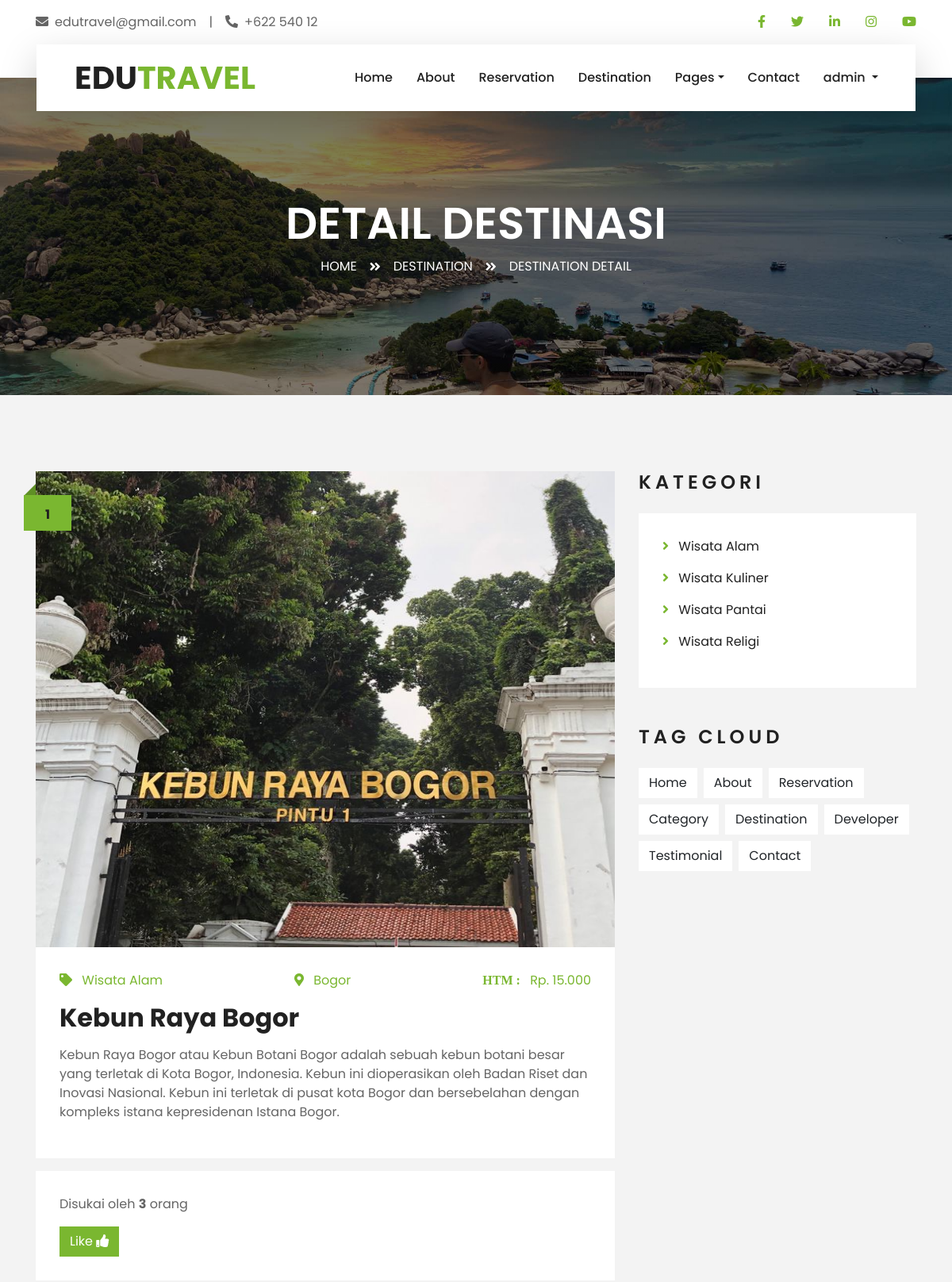
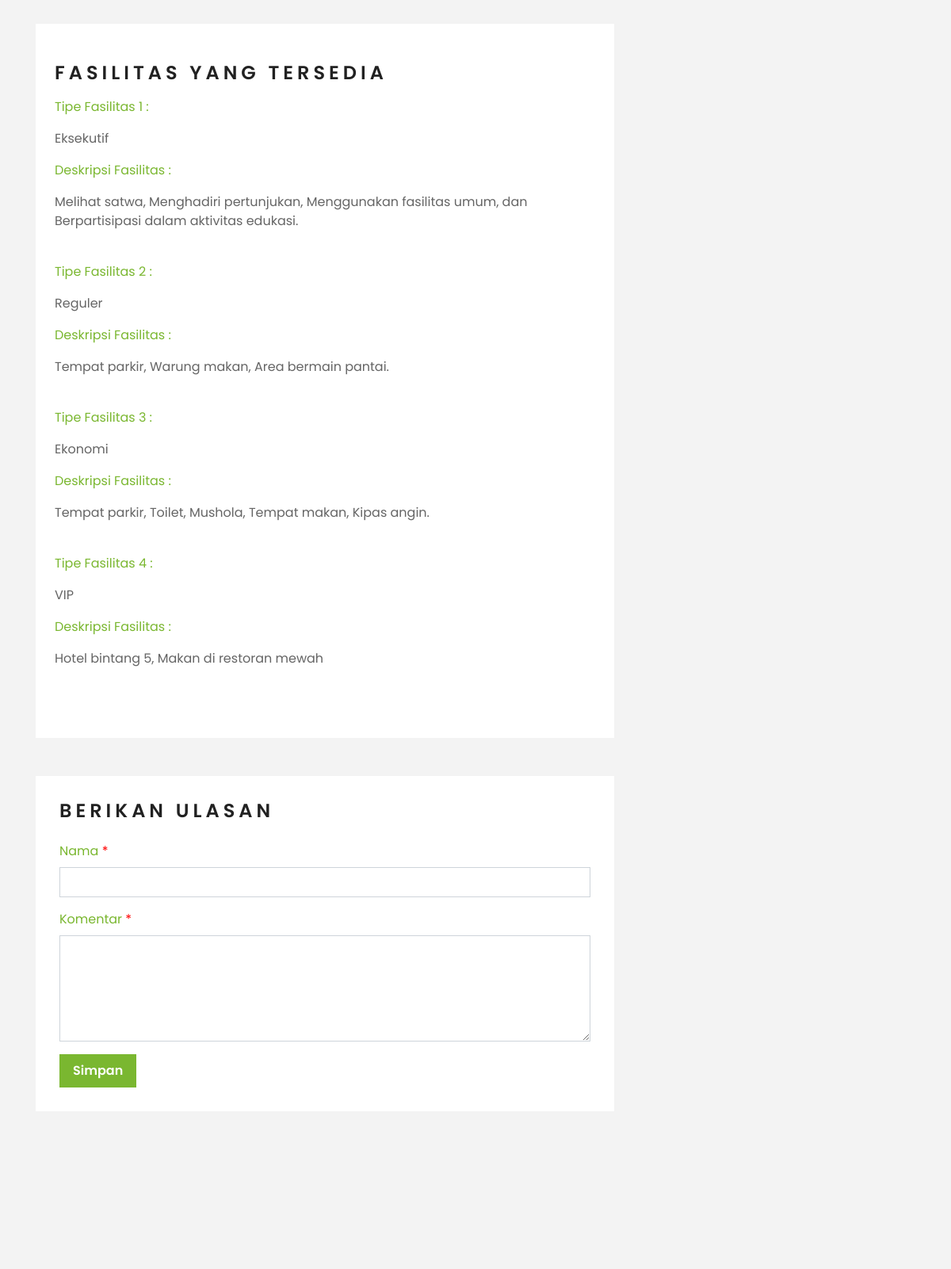
The app's page /travelling/main_page/detail_destination.php?id_destinasi=1 (signed in, upper part) with its own data (2 pictures, top to bottom).
### tables this page shows
CREATE TABLE `destinasi` (
  `id_destinasi` int(11) NOT NULL,
  `nama_destinasi` varchar(100) NOT NULL,
  `gambar` text NOT NULL,
  `lokasi` varchar(250) NOT NULL,
  `harga` decimal(10,2) NOT NULL,
  `deskripsi` varchar(500) NOT NULL,
  `id_kategori` int(11) NOT NULL
);

CREATE TABLE `kategori` (
  `id_kategori` int(11) NOT NULL,
  `nama_kategori` varchar(100) NOT NULL,
  `gambar_kategori` text NOT NULL
);

CREATE TABLE `fasilitas` (
  `id_fasilitas` int(11) NOT NULL,
  `tipe` varchar(25) NOT NULL,
  `keterangan` varchar(500) NOT NULL
);

### travelling/main_page/detail_destination.php (the view, shortened to what this page needs)
<?php
if (isset($_SESSION['username'])) {
    $loggedInUsername = $_SESSION['username'];
} else {
    header("Location: login.php");
    exit();
}
?>
<!DOCTYPE html>
<html lang="en">
<head>
    <link href="https://cdnjs.cloudflare.com/ajax/libs/font-awesome/5.10.0/css/all.min.css" rel="stylesheet">
    <link href="lib/owlcarousel/assets/owl.carousel.min.css" rel="stylesheet">
    <link href="lib/tempusdominus/css/tempusdominus-bootstrap-4.min.css" rel="stylesheet" />
    <link href="css/style.css" rel="stylesheet">
</head>
<body>
    <div class="container-fluid bg-light pt-3 d-none d-lg-block">
        <div class="container">
            <div class="row">
                <div class="col-lg-6 text-center text-lg-left mb-2 mb-lg-0">
                    <div class="d-inline-flex align-items-center">
                        <p><i class="fa fa-envelope mr-2"></i>edutravel@gmail.com</p>
                        <p class="text-body px-3">|</p>
                        <p><i class="fa fa-phone-alt mr-2"></i>+622 540 12</p>
                    </div>
                </div>
                <div class="col-lg-6 text-center text-lg-right">
                    <div class="d-inline-flex align-items-center">
                        <a class="text-primary px-3" href="https://www.facebook.com">
                            <i class="fab fa-facebook-f"></i>
                        </a>
                        <a class="text-primary px-3" href="https://www.twitter.com">
                            <i class="fab fa-twitter"></i>
                        </a>
                        <a class="text-primary px-3" href="https://www.linkedin.com">
                            <i class="fab fa-linkedin-in"></i>
                        </a>
                        <a class="text-primary px-3" href="https://www.instagram.com">
                            <i class="fab fa-instagram"></i>
                        </a>
                        <a class="text-primary pl-3" href="https://www.youtube.com">
                            <i class="fab fa-youtube"></i>
                        </a>
                    </div>
                </div>
            </div>
        </div>
    </div>
    <div class="container-fluid position-relative nav-bar p-0">
        <div class="container-lg position-relative p-0 px-lg-3" style="z-index: 9;">
            <nav class="navbar navbar-expand-lg bg-light navbar-light shadow-lg py-3 py-lg-0 pl-3 pl-lg-5">
                <a href="" class="navbar-brand">
                    <h1 class="m-0 text-primary"><span class="text-dark">EDU</span>TRAVEL</h1>
                </a>
                <div class="collapse navbar-collapse justify-content-between px-3" id="navbarCollapse">
                    <div class="navbar-nav ml-auto py-0">
                        <a href="index.php" class="nav-item nav-link">Home</a>
                        <a href="about.php" class="nav-item nav-link">About</a>
                        <a href="reservation.php" class="nav-item nav-link">Reservation</a>
                        <a href="destination.php" class="nav-item nav-link">Destination</a>
                        <div class="nav-item dropdown">
                            <a href="#" class="nav-link dropdown-toggle" data-toggle="dropdown">Pages</a>
                        </div>
                        <a href="contact.php" class="nav-item nav-link">Contact</a>
                        <?php
                        if (isset($loggedInUsername)) {
                            ?>
                            <div class="nav-item dropdown">
                                <a href="#" class="nav-link dropdown-toggle" data-toggle="dropdown">
                                    <?php echo $loggedInUsername; ?>
                                </a>
                            </div>
                            <?php
                        }
                        ?>
                    </div>
                </div>
            </nav>
        </div>
    </div>
    <div class="container-fluid page-header">
        <div class="container">
            <div class="d-flex flex-column align-items-center justify-content-center" style="min-height: 400px">
                <h3 class="display-4 text-white text-uppercase">Detail Destinasi</h3>
                <div class="d-inline-flex text-white">
                    <p class="m-0 text-uppercase"><a class="text-white" href="index.php">Home</a></p>
                    <i class="fa fa-angle-double-right pt-1 px-3"></i>
                    <p class="m-0 text-uppercase"><a class="text-white" href="destination.php">Destination</a></p>
                    <i class="fa fa-angle-double-right pt-1 px-3"></i>
                    <p class="m-0 text-uppercase">Destination Detail</p>
                </div>
            </div>
        </div>
    </div>
    <div class="container-fluid py-5">
        <div class="container py-5">
            <div class="row">
                <?php
                include '../koneksi.php';
                $id_terima = $_GET['id_destinasi'];
                $destinasi = mysqli_query($koneksi, "SELECT * FROM `destinasi` as d JOIN `kategori` as k ON d.id_kategori=k.id_kategori where d.id_destinasi=$id_terima;");
                if (mysqli_num_rows($destinasi) > 0) {
                    while ($d = mysqli_fetch_array($destinasi)) {
                        $gambar = $d["gambar"];
                        $id_destinasi = $d["id_destinasi"];
                        $nama_kategori = $d["id_kategori"];
                        $nama_kategori = $d["nama_kategori"];
                        $lokasi = $d["lokasi"];
                        $harga = $d["harga"];
                        $nama_destinasi = $d["nama_destinasi"];
                        $deskripsi = $d["deskripsi"];
                    }
                }
                ?>
                <div class="col-lg-8">
                    <div class="pb-3">
                        <div class="blog-item">
                            <div class="position-relative">
                                <img class="img-fluid w-100" src="<?php echo $gambar ?>" style="height:600px">
                                <div class="blog-date">
                                    <h6 class="font-weight-bold mb-n1">
                                        <?php echo $id_destinasi ?>
                                    </h6>
                                </div>
                            </div>
                        </div>
                        <div class="bg-white mb-3" style="padding: 30px;">
                            <div class="d-flex justify-content-between mb-3">
                                <div class="text-primary text-decoration-none"><i
                                        class="fas fa-tag text-primary mr-2"></i>
                                    <?php echo $nama_kategori ?>
                                </div>
                                <div class="text-primary  text-decoration-none"><i
                                        class="fa fa-map-marker-alt text-primary mr-2"></i>
                                    <?php echo $lokasi ?>
                                </div>
                                <div class="text-primary text-decoration-none"><i class="fas text-primary mr-2">HTM :
                                    </i>
                                    <?php echo "Rp. " . number_format($harga, 0, ',', '.') ?>
                                </div>
                            </div>
                            <h2 class="mb-3">
                                <?php echo $nama_destinasi ?>
                            </h2>
                            <p>
                                <?php echo $deskripsi ?>
                            </p>
                        </div>
                        <div class="bg-white mb-3" style="padding: 30px;">
                            <form id="likeForm" action="proses_like_destinasi.php" method="post">
                                <?php
                                $query = mysqli_query($koneksi, "SELECT COUNT(id_like) as jumlah FROM `customer_like` where id_destinasi=$id_destinasi;");
                                $data = mysqli_fetch_array($query); ?>
                                <p> Disukai oleh
                                    <b><?php echo $data["jumlah"] ?></b>
                                     orang
                                </p>
                                <button type="submit" class="btn btn-primary">Like <i
                                        class="fas fa-thumbs-up"></i></button>
                            </form>
                        </div>
                    </div>
                    <div class="d-flex flex-column bg-white mb-5 py-5 px-4">
                        <h4 class="text-uppercase mb-3" style="letter-spacing: 5px;">Fasilitas Yang Tersedia</h4>
                        <div class="bg-white">
                            <?php
                            include '../koneksi.php';
                            $no = 1;
                            $query = mysqli_query($koneksi, "SELECT * FROM `fasilitas` where id_fasilitas=id_fasilitas;");
                            ?>
                            <?php
                            if (mysqli_num_rows($query) > 0) {
                                while ($data = mysqli_fetch_array($query)) {
                                    ?>
                                    <p class="text-primary">Tipe Fasilitas
                                        <?php echo $no ?> :
                                    </p>
                                    <p>
                                        <?php echo $data["tipe"] ?>
                                    </p>
                                    <p class="text-primary">Deskripsi Fasilitas :</p>
                                    <p>
                                        <?php echo $data["keterangan"] ?>
                                    </p> <br>
                                    <?php $no++;
                                } ?>
                            <?php } ?>
                        </div>
                    </div>
                    <div class="bg-white mb-3" style="padding: 30px;">
                        <h4 class="text-uppercase mb-4" style="letter-spacing: 5px;">Berikan Ulasan</h4>
                        <form action="proses_tambah_ulasan.php" method="post" onsubmit="return validateForm()">
                            <div class="form-group">
                                <label for="nama" class="text-primary">Nama <span style="color:red">*</span></label>
                                <input type="text" class="form-control" name="nama" id="nama">
                            </div>
                            <div class="form-group">
                                <label for="pesan" class="text-primary">Komentar <span
                                        style="color:red">*</span></label>
                                <textarea id="pesan" cols="30" rows="5" name="pesan" class="form-control"></textarea>
                            </div>
                            <div class="form-group mb-0">
                                <input type="submit" value="Simpan" name="submit"
                                    class="btn btn-primary font-weight-semi-bold py-2 px-3">
                            </div>
                        </form>
                    </div>
                </div>
                <div class="col-lg-4 mt-5 mt-lg-0">
                    <div class="mb-5">
                        <h4 class="text-uppercase mb-4" style="letter-spacing: 5px;">Kategori</h4>
                        <div class="bg-white" style="padding: 30px;">
                            <?php
                            include '../koneksi.php';
                            $query = mysqli_query($koneksi, "SELECT * FROM `kategori` where id_kategori=id_kategori;");
                            if (mysqli_num_rows($query) > 0) {
                                while ($data = mysqli_fetch_array($query)) {
                                    ?>
                                    <ul class="list-inline m-0">
                                        <li class="mb-3 d-flex justify-content-between align-items-center">
                                            <a class="text-dark"
                                                href="detail_kategori.php?id_kategori=<?php echo $data["id_kategori"] ?>"><i
                                                    class="fa fa-angle-right text-primary mr-2"></i>
                                                <?php echo $data["nama_kategori"] ?>
                                            </a>
                                        </li>
                                    </ul>
                                <?php } ?>
                            <?php } ?>
                        </div>
                    </div>
                    <div class="mb-5">
                        <h4 class="text-uppercase mb-4" style="letter-spacing: 5px;">Tag Cloud</h4>
                        <div class="d-flex flex-wrap m-n1">
                            <a href="index.php" class="btn btn-light m-1">Home</a>
                            <a href="about.php" class="btn btn-light m-1">About</a>
                            <a href="reservation.php" class="btn btn-light m-1">Reservation</a>
                            <a href="category.php" class="btn btn-light m-1">Category</a>
                            <a href="destination.php" class="btn btn-light m-1">Destination</a>
                            <a href="developer.php" class="btn btn-light m-1">Developer</a>
                            <a href="testimonial.php" class="btn btn-light m-1">Testimonial</a>
                            <a href="contact.php" class="btn btn-light m-1">Contact</a>
                        </div>
                    </div>
                </div>
            </div>
        </div>
    </div>
</body>
</html>

### records on screen
destinasi: gambar (picture), id_destinasi "1", id_kategori.nama_kategori "Wisata Alam", lokasi "Bogor", harga "15.000", nama_destinasi "Kebun Raya Bogor", deskripsi "Kebun Raya Bogor atau Kebun Botani Bogor adalah sebuah kebun botani besar yang terletak di Kota Bogor, Indonesia. Kebun ini dioperasikan oleh Badan Riset dan Inovasi Nasional. Kebun ini terletak di pusat kota Bogor dan bersebelahan dengan kompleks istana kepresidenan Istana Bogor."
fasilitas: tipe "Eksekutif", keterangan "Melihat satwa, Menghadiri pertunjukan, Menggunakan fasilitas umum, dan Berpartisipasi dalam aktivitas edukasi."
fasilitas: tipe "Reguler", keterangan "Tempat parkir, Warung makan, Area bermain pantai."
fasilitas: tipe "Ekonomi", keterangan "Tempat parkir, Toilet, Mushola, Tempat makan, Kipas angin."
fasilitas: tipe "VIP", keterangan "Hotel bintang 5, Makan di restoran mewah"
kategori: nama_kategori "Wisata Alam"
kategori: nama_kategori "Wisata Kuliner"
kategori: nama_kategori "Wisata Pantai"
kategori: nama_kategori "Wisata Religi"

### other values on screen
$loggedInUsername "admin"
$data["jumlah"] "3"
